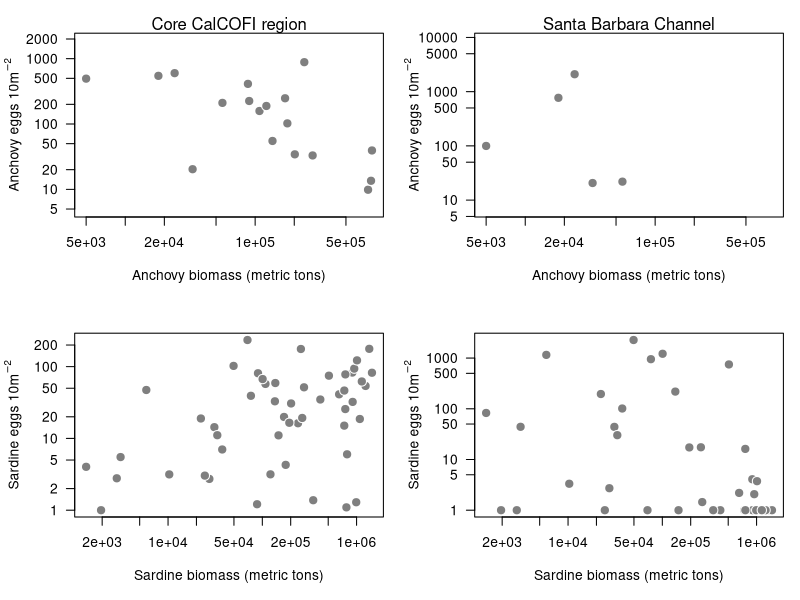
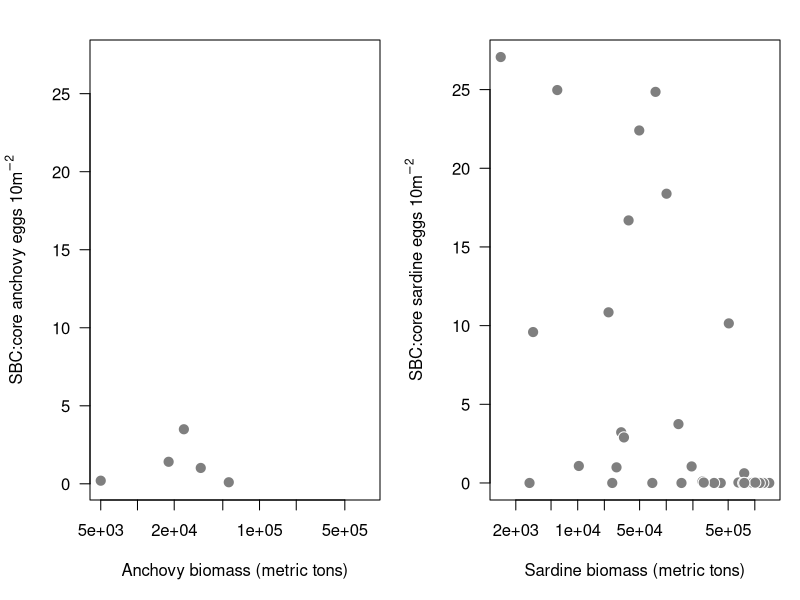

The R source for these figures, in order:


setwd("~/Documents/R/Github/calcofi_spf/data")

### load aggregated CalCOFI egg data
eggs_all_yr <- read.csv('eggs_all_yr.csv')
eggs_sbc_yr <- read.csv('eggs_sbc_yr.csv')

### load stock assessment output
stock_assess_meta <- read.csv('assessment_output.csv',nrows=5)

stock_assess <- read.csv('assessment_output.csv',skip=5,nrows=68)
names(stock_assess) <- c('year',
                         'sard_best',
                         'sard_2020',
                         'sard_2009',
                         'sard_1991',
                         'anch_2017')

### correlation analysis
method <- 'spearman'
### 1 - stock versus core CalCOFI region
# anchovy
anch_cor_w <- cor.test(stock_assess$anch_2017,eggs_all_yr$anch_eggs_10m2,method=method)
# sardine
sard_cor_w <- cor.test(stock_assess$sard_best,eggs_all_yr$sard_eggs_10m2,method=method)

### 2- stock versus Santa Barbara Channel (SBC)
# anchovy
anch_cor_sbc <- cor.test(stock_assess$anch_2017,eggs_sbc_yr$anch_eggs_10m2,method=method)
# sardine
sard_cor_sbc <- cor.test(stock_assess$sard_best,eggs_sbc_yr$sard_eggs_10m2,method=method)

### export results to table
cor_table <- matrix(NA,4,2)
cor_table[1,] <- cbind(anch_cor_w$estimate,anch_cor_w$p.value)
cor_table[2,] <- cbind(sard_cor_w$estimate,sard_cor_w$p.value)
cor_table[3,] <- cbind(anch_cor_sbc$estimate,anch_cor_sbc$p.value)
cor_table[4,] <- cbind(sard_cor_sbc$estimate,sard_cor_sbc$p.value)
colnames(cor_table) <- c('rho','p-value')
row.names(cor_table) <- c('anchovy whole','sardine whole','anchovy sbc','sardine sbc')
# setwd("~/Documents/R/Github/calcofi_spf/results")
# write.csv(cor_table,'correlation_results.csv')

### combined plot

setwd("~/Documents/R/Github/calcofi_spf/figures")
png('fig1_corr_comparison.png',height=8,width=8,units='in',res=300)
par(mfrow=c(2,2),mar=c(5,4.5,2,1))
plot((stock_assess$anch_2017),
     (eggs_all_yr$anch_eggs_10m2+1),
     xlab="Anchovy biomass (metric tons)",
     ylab=expression('Anchovy eggs 10m'^-2),
     pch=21, cex=1.5, col='white',bg='gray50',
     las=1, log='xy')
mtext('Core CalCOFI region')

plot((stock_assess$anch_2017),
     (eggs_sbc_yr$anch_eggs_10m2+1),
     xlab="Anchovy biomass (metric tons)",
     ylab=expression('Anchovy eggs 10m'^-2),
     pch=21, cex=1.5, col='white',bg='gray50',
     las=1, log='xy')
mtext('Santa Barbara Channel')

plot((stock_assess$sard_best),
     (eggs_all_yr$sard_eggs_10m2+1),
     xlab="Sardine biomass (metric tons)",
     ylab=expression('Sardine eggs 10m'^-2),
     pch=21, cex=1.5, col='white',bg='gray50',
     las=1, log='xy')

plot((stock_assess$sard_best),
     (eggs_sbc_yr$sard_eggs_10m2+1),
     xlab="Sardine biomass (metric tons)",
     ylab=expression('Sardine eggs 10m'^-2),
     pch=21, cex=1.5, col='white',bg='gray50',
     las=1, log='xy')
dev.off()


### ratio analysis
### SBC to core region versus biomass

### anchovy
anch_ratio <- eggs_sbc_yr$anch_eggs_10m2/eggs_all_yr$anch_eggs_10m2
### sardine
sard_ratio <- eggs_sbc_yr$sard_eggs_10m2/eggs_all_yr$sard_eggs_10m2

setwd("~/Documents/R/Github/calcofi_spf/figures")
png('fig3_ratio.png',height=5,width=10,units='in',res=300)
par(mfrow=c(1,2),mar=c(5,4.5,2,1))
plot(stock_assess$anch_2017,anch_ratio,
     xlab="Anchovy biomass (metric tons)",
     ylab=expression('SBC:core anchovy eggs 10m'^-2),
     pch=21, cex=1.5, col='white',bg='gray50',
     las=1, log='x')
plot(stock_assess$sard_best,sard_ratio,
     xlab="Sardine biomass (metric tons)",
     ylab=expression('SBC:core sardine eggs 10m'^-2),
     pch=21, cex=1.5, col='white',bg='gray50',
     las=1, log='x')
dev.off()

cor.test(stock_assess$anch_2017,anch_ratio,method='spearman')
cor.test(stock_assess$sard_best,sard_ratio,method='spearman')
